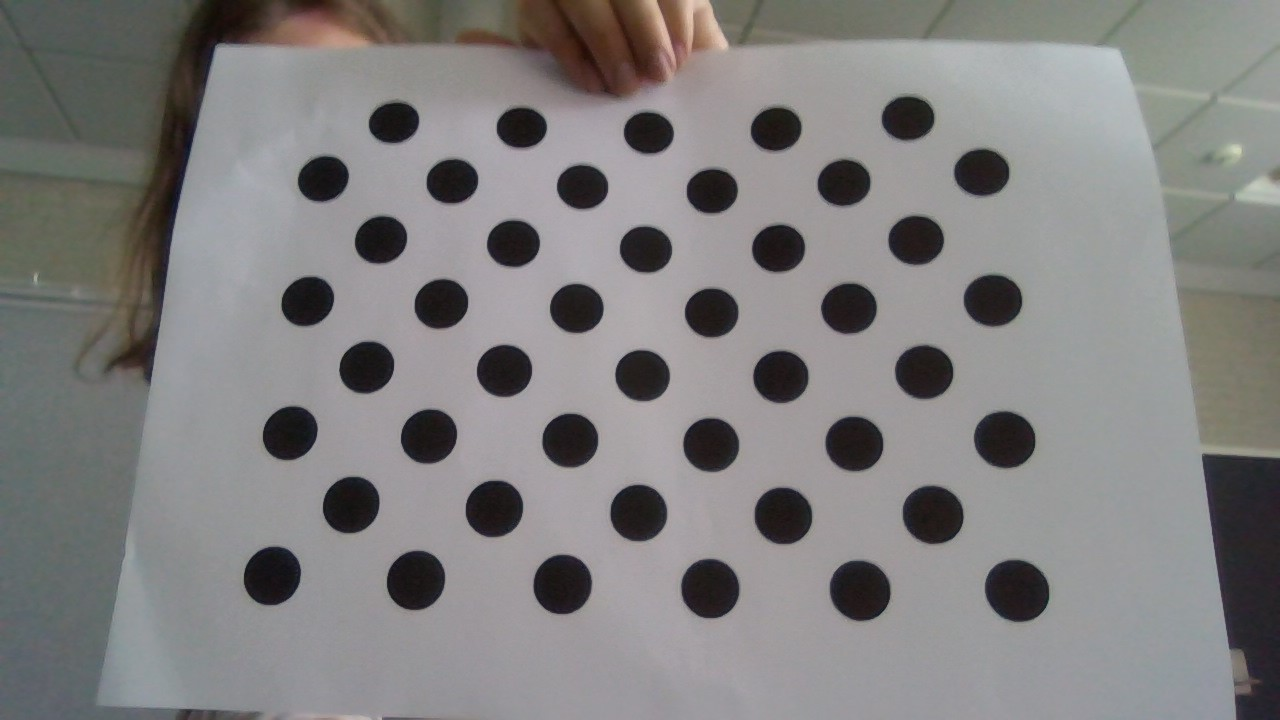
#> input picture OpenCV/circular_grid1.jpg, 1280 x 720 px, given in place of the camera
$ python VideoTest.py
#> lines starting #> are read from the running program, lines starting #| are printed output that depends on the picture; after the words box and inside, x2 and y2 are one past the last pixel; in counts of white or black regions, pixels touching at a corner belong together
### OpenCV/CVInterface.py
import cv2
import numpy as np
from collections import deque
from imutils.video import VideoStream
import threading
import sys
import math
import socket
from OpenCV.CVGrid import CVGrid

import matplotlib.path as mpath

class CVInterface:

    test_mode = False

    ## How much the image is blurred (to make detection easier)
    __gaussian_blur = (27,27)

    ##Histogram equalization settings
    clahe = cv2.createCLAHE(clipLimit=2, tileGridSize=(8, 8))


    ## Variables for for drawing frames when any of the methods are called.
    robot = None
    projection = None
    ball_pos = []
    confirmed_balls = []
    target_pos = None
    top_left = (0,0)
    top_right = (0,0)
    bottom_left = (0,0)
    bottom_right = (0,0)
    left_goal = (0,0)
    right_goal = (0,0)

    egg_keypoints = []

    waypoints = []

    __deposit_distance = 150

## BOUNDARY DETECTION (for detecting edges)
    ##All BOUND_X variables are parameters for the HoughLines detector.
    ## See openCV documentation for what they mean
    __BOUND_DP = 10
    __BOUND_ANGLE_RES = np.pi/180
    __BOUND_THRESH = 30
    __BOUND_MINLEN = 50
    __BOUND_MAXGAP = 5
    __REFRESH_BOUND_FRAME = 25  ## How many frames should the program analyze when finding the boundary?
    __boundary_lower_color1 = np.array([0, 50, 10], dtype='uint8') ## Lower bound for color of the edge (HSV)
    __boundary_upper_color1 = np.array([6, 255, 255], dtype='uint8') ## Upper bound for color of the edge (HSV)
    __boundary_lower_color2 = np.array([174, 50, 10], dtype='uint8') ## Lower bound for color of the edge (HSV)
    __boundary_upper_color2 =  np.array([180, 255, 255], dtype='uint8') ## Upper bound for color of the edge (HSV)


    ## PATH FINDING
    GRID = None
    """
    A class defining methods for computer vision functionalities.
    """
    def __init__(self, video_capture_device : int):
        self.video_capture_device = video_capture_device
        self.__init_ball_detector()
        self.__init_robot_detector()
        self.__init_egg_detector()
        self.__capture_device = cv2.VideoCapture(video_capture_device)   ## Target capture device
        self.__set_camera_properties()
        '''
        self.__capture_device = cv2.VideoCapture(video_capture_device, cv2.CAP_DSHOW)   ## Target capture device
        self.__capture_device.set(cv2.CAP_PROP_FRAME_WIDTH, 640*2)
        self.__capture_device.set(cv2.CAP_PROP_FRAME_HEIGHT, 480*2)
        '''
    '''
    def __init__(self, test_picture : str):
        self.test_mode = True
        self.test_picture = test_picture
        self.__init_ball_detector()
        self.__init_robot_detector()
    '''

    def __init_ball_detector(self):
        ## SETTINGS FOR BALL DETECTIONS
        params = cv2.SimpleBlobDetector_Params()
        ## See this link for explanation of threshold, area, circularity, convexity and intertia
        ## https://learnopencv.com/blob-detection-using-opencv-python-c/
        params.minThreshold = 0      ## Min threshold for when something is accepted as a ball
        params.maxThreshold = 200    ## Max threshold
        params.filterByArea = True   ## Should we use the area of the blobs to filter whether its a ball?
        params.minArea = 300       ## Potential setting for that balls needs to have an area greater than x
        params.maxArea = 500         ## If the blobs area is bigger than this, it will not be detected as a ball
        params.filterByCircularity = True  ## Should we use the circularity to filter?
        params.minCircularity = 0.4        ## Min circularity
        params.filterByConvexity = False    ## Should we use the convexity?
        params.minConvexity = 0.8
        params.filterByInertia = True     ## Should we use inertia?
        params.minInertiaRatio = 0.4
        self.__ball_detector = cv2.SimpleBlobDetector_create(params)

    def __init_egg_detector(self):
        ## SETTINGS FOR EGG DETECTIONS
        eggparams = cv2.SimpleBlobDetector_Params()
        ## See this link for explanation of threshold, area, circularity, convexity and intertia
        ## https://learnopencv.com/blob-detection-using-opencv-python-c/
        eggparams.minThreshold = 0      ## Min threshold for when something is accepted as a ball
        eggparams.maxThreshold = 200      ## Min threshold for when something is accepted as a ball
        eggparams.filterByArea = True   ## Should we use the area of the blobs to filter whether its a ball?
        eggparams.minArea = 2500
        eggparams.maxArea = 3500
        eggparams.filterByCircularity = True  ## Should we use the circularity to filter?
        eggparams.minCircularity = 0.25        ## Min circularity
        eggparams.filterByConvexity = True    ## Should we use the convexity?
        eggparams.minConvexity = 0.87
        eggparams.filterByInertia = True     ## Should we use inertia?
        eggparams.minInertiaRatio = 0.55
        self.__egg_detector = cv2.SimpleBlobDetector_create(eggparams)

    def  __init_robot_detector(self):
        ## SETTINGS FOR ROBOT DETECTIONS
        rparams = cv2.SimpleBlobDetector_Params()
        ## See this link for explanation of threshold, area, circularity, convexity and intertia
        ## https://learnopencv.com/blob-detection-using-opencv-python-c/
        rparams.minThreshold = 0
        rparams.maxThreshold = 200
        rparams.filterByCircularity = True
        rparams.filterByArea = True
        rparams.minArea = 900
        rparams.minCircularity = 0.4
        rparams.filterByConvexity = True
        rparams.minConvexity = 0.87
        rparams.filterByInertia = False
        rparams.maxInertiaRatio = 0.5
        ## Upper and lower colors for detection of robot  (ALL IN HSV)
        self.__robot_detector = cv2.SimpleBlobDetector_create(rparams)
        self.__robot_origin_lower_color = np.array([45, 10, 10], dtype='uint8')  #Lower color of center (green circle)
        self.__robot_origin_upper_color = np.array([95, 255, 255], dtype='uint8') #Upper color of center
        self.__robot_direction_lower_color = np.array([0, 150, 10], dtype='uint8') #Lower color of direction marker (orange)
        self.__robot_direction_upper_color = np.array([40, 255, 255], dtype='uint8') #Upper color of direction marker

# Camera settings
    def __set_camera_properties(self):
        self.__capture_device.set(cv2.CAP_PROP_EXPOSURE, -15)   # Example value, adjust as needed
        self.__capture_device.set(cv2.CAP_PROP_BRIGHTNESS, 100) # Example value, adjust as needed
        self.__capture_device.set(cv2.CAP_PROP_CONTRAST, 50)   # Example value, adjust as needed
        self.__capture_device.set(cv2.CAP_PROP_SATURATION, 50) # Example value, adjust as needed
        self.__capture_device.set(cv2.CAP_PROP_GAIN, 0)


    def __cap_frame(self):
        if not self.test_mode:
            _, frame = self.__capture_device.read()
#> frame is the input picture: shape (720, 1280, 3); mean B, G, R 128.1, 128.3, 129.7
        else:
            frame = cv2.imread(self.test_picture)
        img_hsv = cv2.cvtColor(frame, cv2.COLOR_BGR2HSV)
#> img_hsv: shape (720, 1280, 3); mean H, S, V 96.7, 18.8, 132.3
        img_hsv[:, :, 2] = self.clahe.apply(img_hsv[:, :, 2])
#> img_hsv: shape (720, 1280, 3); mean H, S, V 96.7, 18.8, 141
        frame = cv2.cvtColor(img_hsv, cv2.COLOR_HSV2BGR)
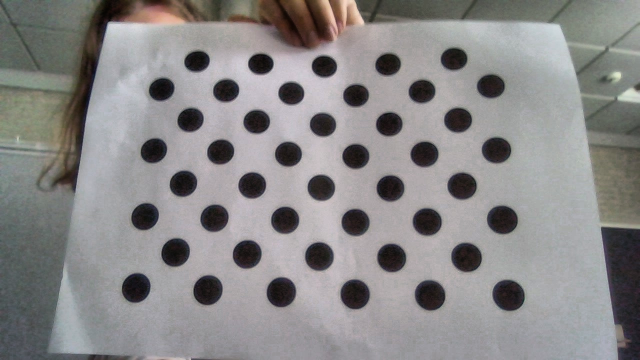
#> frame: shape (720, 1280, 3) (shown at 1/2 size); mean B, G, R 136.3, 136.2, 137.9
        return frame

    def __update_drawing(self, frame):
        self.__draw_grid(frame)
        self.__draw_balls(self.ball_pos, frame)
        self.__draw_balls(self.confirmed_balls, frame, True)
        self.__draw_course(frame)
        self.__draw_robot(frame)
        self.__draw_target(frame)
        self.__draw_waypoints(frame)
        self.__draw_egg(frame)
        cv2.imshow('Frame', frame)
        if cv2.waitKey(1) == ord('q'):
            cv2.destroyAllWindows()

    def __draw_grid(self, frame):
        if self.GRID is None:
            return

        # Create an overlay image
        overlay = frame.copy()

        for grid_column in self.GRID.cells:
            for cell in grid_column:
                if cell.status == "blocked":
                    top_left = (cell.pixel_position[0], cell.pixel_position[1])
                    bottom_right = (cell.pixel_position[0] + self.GRID.cell_size[0], cell.pixel_position[1] + self.GRID.cell_size[1])

                    # Draw filled rectangle on the overlay
                    color = (0, 255, 0) if cell.status == "unblocked" else (255, 0, 255)
                    cv2.rectangle(overlay, top_left, bottom_right, color, -1)

        # Transparency factor (0.0 - 1.0)
        alpha = 0.1

        # Add the overlay with transparency to the original frame
        cv2.addWeighted(overlay, alpha, frame, 1 - alpha, 0, frame)


        # Draw the contour lines on the original frame
        for grid_column in self.GRID.cells:
            for cell in grid_column:
                if cell.status == "blocked":
                    top_left = (cell.pixel_position[0], cell.pixel_position[1])
                    bottom_right = (cell.pixel_position[0] + self.GRID.cell_size[0], cell.pixel_position[1] + self.GRID.cell_size[1])
                    color = (0, 255, 0) if cell.status == "unblocked" else (255, 0, 255)
                    cv2.rectangle(frame, top_left, bottom_right, color, 2)


    # [16 lines left out: function update_grid, not called in this run]

    def get_grid(self):
        return self.GRID
    # [73 lines left out: functions block_cross_and_boundary, __find_robot_origin, __find_robot_direction, __find_egg, __block_egg_positions, not called in this run]


    def __find_edges(self, frame):
        lower = self.__boundary_lower_color1
        upper = self.__boundary_upper_color1
        lower2 = self.__boundary_lower_color2
        upper2 = self.__boundary_upper_color2
        hsvIm = cv2.cvtColor(frame, cv2.COLOR_BGR2HSV)
        mask1 = cv2.inRange(hsvIm, lower, upper)
        mask2 = cv2.inRange(hsvIm, lower2, upper2)
        mask = cv2.bitwise_or(mask1, mask2)

        img = cv2.bitwise_and(hsvIm, hsvIm, mask = mask)
        orimg = cv2.cvtColor(img, cv2.COLOR_HSV2BGR)
        gray = cv2.cvtColor(orimg, cv2.COLOR_BGR2GRAY)

        edges = cv2.Canny(gray, 50, 150, apertureSize=3)
        lines = cv2.HoughLinesP(
                edges,
                self.__BOUND_DP,
                self.__BOUND_ANGLE_RES,
                threshold=self.__BOUND_THRESH,
                minLineLength=self.__BOUND_MINLEN,
                maxLineGap=self.__BOUND_MAXGAP
                )
        return lines


    def __draw_waypoints(self, frame):
        font                   = cv2.FONT_HERSHEY_SIMPLEX
        fontScale              = 1
        fontColor              = (255,0,0)
        thickness              = 3
        lineType               = 2
        if self.waypoints is not None:
            for point in self.waypoints:
                # draw the outer circle
                x = np.uint16(point[0])
                y = np.uint16(point[1])

                # draw the center of the circle
                cv2.circle(frame,(x,y ),2,(160,69,236),3)


    def __draw_balls(self, keypoints, frame, confirmed_highlight = False):
        font                   = cv2.FONT_HERSHEY_SIMPLEX
        fontScale              = 1
        fontColor              = (255,0,0)
        thickness              = 3
        lineType               = 2
        if keypoints is not None:
            for point in keypoints:
                # draw the outer circle
                x = np.uint16(point.pt[0])
                y = np.uint16(point.pt[1])
                radius = int(np.uint16(point.size)/2)

                cv2.circle(frame, (x,y),radius,(0,255,0) if not confirmed_highlight else (255, 0, 0),2)
                # draw the center of the circle
                cv2.circle(frame,(x,y ),2,(0,0,255),3)
                cv2.putText(frame,'Ball',
                    (x,y),
                    font,
                    fontScale,
                    fontColor,
                    thickness,
                    lineType)

    def __draw_target(self,frame):
        font                   = cv2.FONT_HERSHEY_SIMPLEX
        fontScale              = 1
        fontColor              = (0,0,255)
        thickness              = 3
        lineType               = 2
        if self.target_pos is not None:
            x = np.uint16(self.target_pos[0])
            y = np.uint16(self.target_pos[1])
            radius = int(15)


            cv2.circle(frame, (x,y),radius,(255,0,0),2)
            # draw the center of the circle
            cv2.circle(frame,(x,y ),2,(0,0,255),3)
            cv2.putText(frame,'Target',
                (x,y),
                font,
                fontScale,
                fontColor,
                thickness,
                lineType)
    def __draw_egg(self, frame):
        font                   = cv2.FONT_HERSHEY_SIMPLEX
        fontScale              = 1
        fontColor              = (255,255,0)
        thickness              = 3
        lineType               = 2


        # Draw keypoints on the frame
        for kp in self.egg_keypoints:
            x, y = int(kp.pt[0]), int(kp.pt[1])
            radius = int(kp.size / 2)
            cv2.circle(frame, (x, y), radius, (0, 255, 255), thickness, lineType)
            cv2.putText(frame, 'Egg', (x, y), font, fontScale, fontColor, thickness, lineType)

    def __draw_course(self, frame):
        font                   = cv2.FONT_HERSHEY_SIMPLEX
        bottomLeftCornerOfText = (10,500)
        fontScale              = 1
        fontColor              = (255,0,0)
        thickness              = 3
        lineType               = 2
        cv2.putText(frame,'Bottom left: ' + str(self.bottom_left),
            (self.bottom_left[0],self.bottom_left[1]),
            font,
            fontScale,
            fontColor,
            thickness,
            lineType)


        cv2.putText(frame,'Bottom right: ' + str(self.bottom_right),
            (self.bottom_right[0], self.bottom_right[1]),
            font,
            fontScale,
            fontColor,
            thickness,
            lineType)


        cv2.putText(frame,'Top right: ' + str(self.top_right),
            (self.top_right[0], self.top_right[1]),
            font,
            fontScale,
            fontColor,
            thickness,
            lineType)


        cv2.putText(frame,'top_left: ' + str(self.top_left),
            (self.top_left[0], self.top_left[1]),
            font,
            fontScale,
            fontColor,
            thickness,
            lineType)
        cv2.line(frame,(self.top_left[0], self.top_left[1]),(self.top_right[0], self.top_right[1]),(0,255,0),5)
        cv2.line(frame,(self.bottom_left[0], self.bottom_left[1]),(self.bottom_right[0], self.bottom_right[1]),(0,255,0),5)
        cv2.line(frame,(self.bottom_left[0], self.bottom_left[1]),(self.top_left[0], self.top_left[1]),(0,255,0),5)
        cv2.line(frame,(self.top_right[0], self.top_right[1]),(self.bottom_right[0], self.bottom_right[1]),(0,255,0),5)
        cv2.circle(frame, self.left_goal,15,(255,255,0),2)
        cv2.circle(frame, (self.left_goal[0] + self.__deposit_distance, self.left_goal[1]),15,(255,255,0),2)
        # draw the center of the circle
        cv2.putText(frame,'Left goal',
            self.left_goal,
            font,
            fontScale,
            fontColor,
            thickness,
            lineType)
        cv2.circle(frame, self.right_goal,15,(255,255,0),2)
        cv2.circle(frame, (self.right_goal[0] - self.__deposit_distance, self.right_goal[1]),15,(255,255,0),2)
        # draw the center of the circle
        cv2.putText(frame,'Right goal',
            self.right_goal,
            font,
            fontScale,
            fontColor,
            thickness,
            lineType)
    def __draw_robot(self, frame):

        if(self.robot is None):
            return

        origin = self.robot["origin"]
        dir_vector = self.robot["direction"]

        font                   = cv2.FONT_HERSHEY_SIMPLEX
        bottomLeftCornerOfText = (10,500)
        fontScale              = 1
        fontColor              = (255,0,0)
        thickness              = 3
        lineType               = 2

        if origin is not None:
            p = origin
            x = np.uint16(p.pt[0])
            y = np.uint16(p.pt[1])
            radius = int(np.uint16(p.size)/2)
            cv2.circle(frame, (x,y),radius,(0,255,0),2)
            cv2.circle(frame,(x,y ),2,(0,0,255),3)
            cv2.putText(frame,'Robot center',
                (x,y),
                font,
                fontScale,
                fontColor,
                thickness,
                lineType)
        if dir_vector is not None:
            p = dir_vector
            x = np.uint16(p.pt[0])
            y = np.uint16(p.pt[1])
            radius = int(np.uint16(p.size)/2)
            cv2.circle(frame, (x,y),radius,(0,255,0),2)
            cv2.circle(frame,(x,y ),2,(0,0,255),3)
            cv2.putText(frame,'Robot direction',
                (x,y),
                font,
                fontScale,
                fontColor,
                thickness,
                lineType)
        if self.projection is not None:
            cv2.circle(frame, (int(self.projection["r_front"][0]), int(self.projection["r_front"][1])),25,(0,255,255),2)
            cv2.circle(frame, (int(self.projection["r_front"][0]), int(self.projection["r_front"][1])),25,(0,255,255),2)
            cv2.circle(frame, (int(self.projection["r_center"][0]), int(self.projection["r_center"][1])),25,(0,255,255),2)
            cv2.circle(frame, (int(self.projection["r_center"][0]), int(self.projection["r_center"][1])),25,(0,255,255),2)

    # [48 lines left out: functions get_robot_position_and_rotation, get_ball_positions_across_frames, get_ball_positions, not called in this run]


    def get_course_boundary(self):
        frame = self.__cap_frame()
        vertical_center = int(frame.shape[0]/2)
        horizontal_center = int(frame.shape[1]/2)
        self.top_left = [horizontal_center, vertical_center]
        self.top_right  = [horizontal_center, vertical_center]
        self.bottom_left  = [horizontal_center, vertical_center]
        self.bottom_right = [horizontal_center, vertical_center]

        for _ in range(self.__REFRESH_BOUND_FRAME):
            frame = self.__cap_frame()
            lines = self.__find_edges(frame)
#> in __find_edges, `mask1 = cv2.inRange(hsvIm, lower, upper)`:
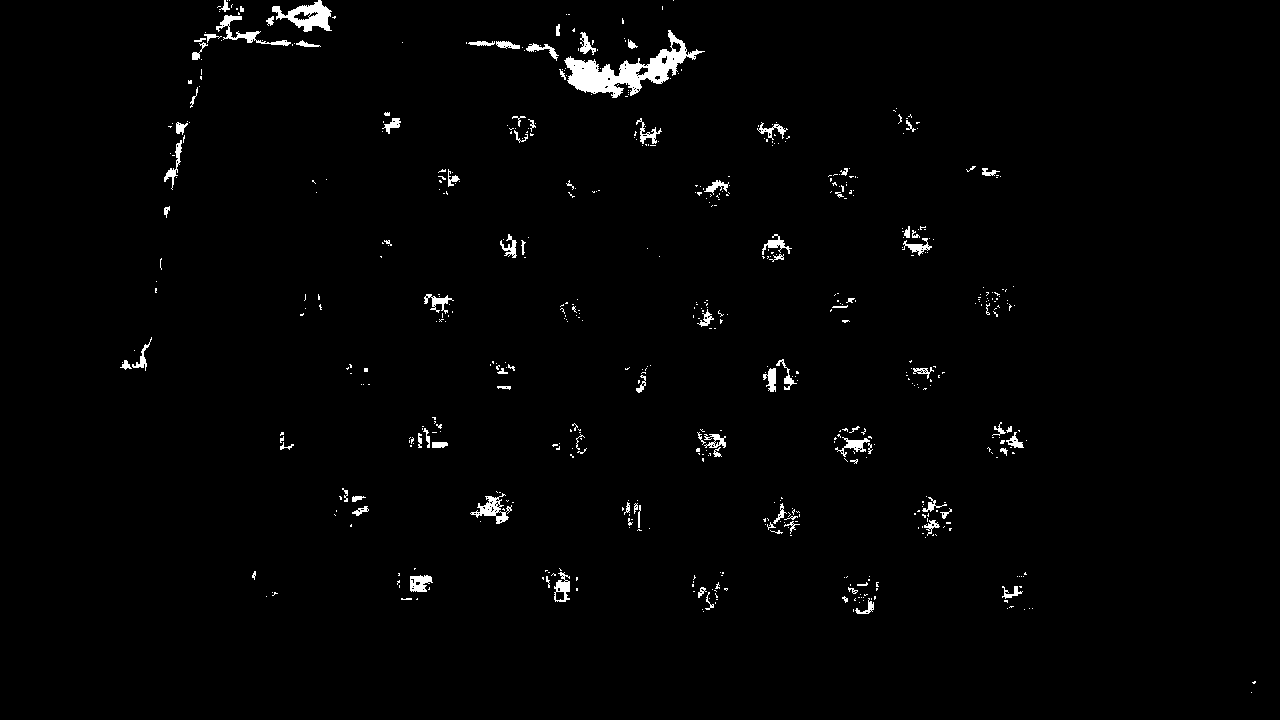
#> mask1: shape (720, 1280); 1.5% white; 581 white regions (482 under 20 px), largest, box (x1, y1, x2, y2) and area: (564, 30, 705, 98) 2996, (272, 0, 332, 32) 895, (216, 15, 291, 46) 483
#> (the rest of the program and of its run is left out)
